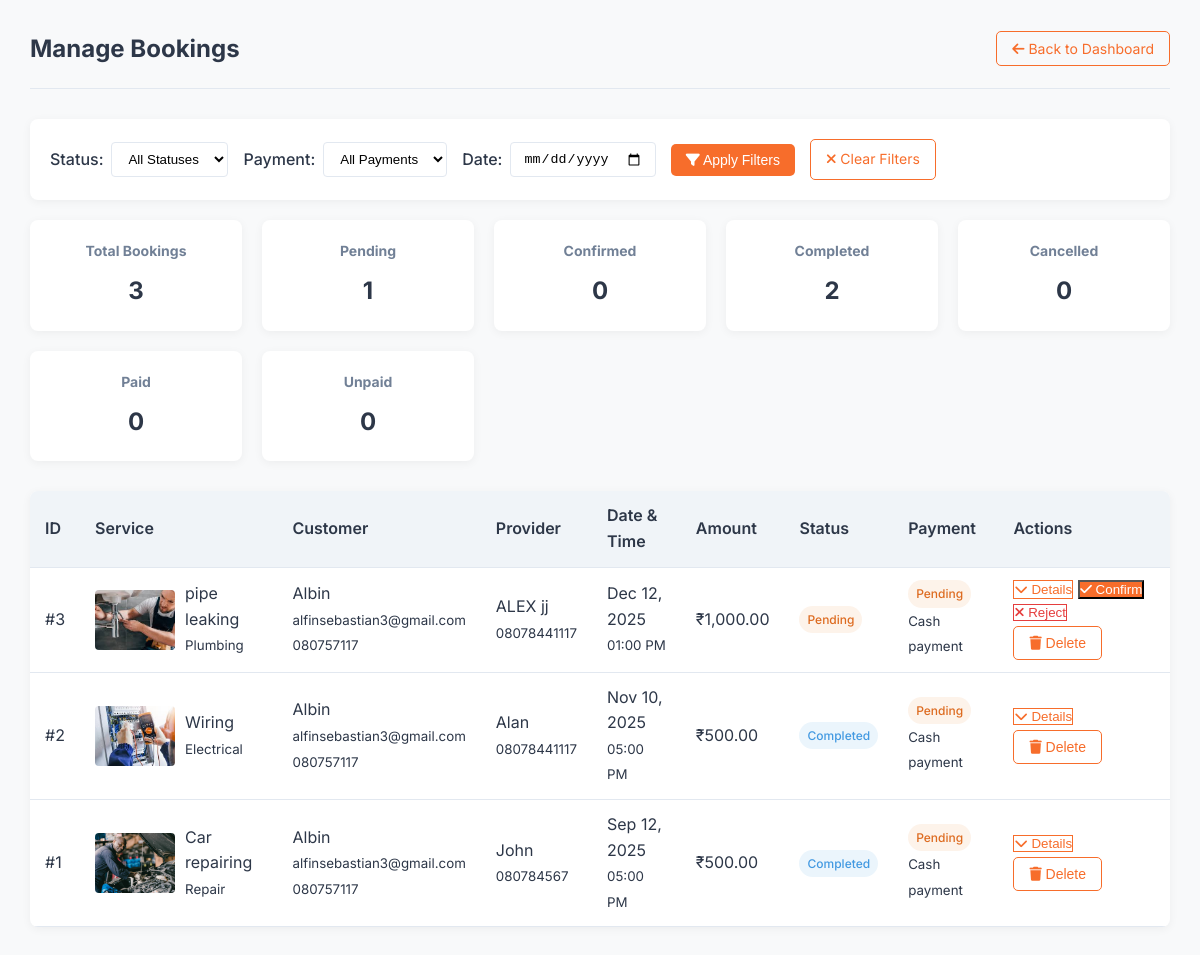
Screenshot of /localservice-main/bookings.php (signed in) with the database file from the repository.
### tables this page shows
CREATE TABLE `bookings` (
  `id` int(11) NOT NULL,
  `user_id` int(11) NOT NULL,
  `provider_id` int(11) NOT NULL,
  `service_id` int(11) NOT NULL,
  `booking_date` datetime NOT NULL,
  `address` text NOT NULL,
  `amount` decimal(10,2) NOT NULL,
  `status` enum('pending','confirmed','completed','cancelled','rejected') DEFAULT 'pending',
  `cancellation_reason` text DEFAULT NULL,
  `payment_type` enum('cash','later') NOT NULL DEFAULT 'cash',
  `payment_status` enum('pending','paid','unpaid') DEFAULT 'pending',
  `admin_notes` text DEFAULT NULL,
  `customer_notes` text DEFAULT NULL,
  `provider_notes` text DEFAULT NULL,
  `created_at` timestamp NOT NULL DEFAULT current_timestamp()
);

CREATE TABLE `services` (
  `id` int(11) NOT NULL,
  `name` varchar(100) NOT NULL,
  `category_id` int(11) NOT NULL,
  `description` text NOT NULL,
  `base_price` decimal(10,2) NOT NULL,
  `duration_minutes` int(11) NOT NULL,
  `image` varchar(255) DEFAULT NULL,
  `created_at` timestamp NOT NULL DEFAULT current_timestamp()
);

CREATE TABLE `service_categories` (
  `id` int(11) NOT NULL,
  `name` varchar(50) NOT NULL,
  `description` text DEFAULT NULL,
  `icon` varchar(50) DEFAULT NULL
);

CREATE TABLE `users` (
  `id` int(11) NOT NULL,
  `name` varchar(100) NOT NULL,
  `email` varchar(100) NOT NULL,
  `password` varchar(255) NOT NULL,
  `role` enum('admin','provider','customer') NOT NULL,
  `phone` varchar(20) NOT NULL,
  `address` text NOT NULL,
  `city` varchar(100) NOT NULL,
  `state` varchar(100) NOT NULL,
  `pincode` varchar(20) NOT NULL,
  `profile_image` varchar(255) DEFAULT NULL,
  `is_active` tinyint(1) DEFAULT 1,
  `created_at` timestamp NOT NULL DEFAULT current_timestamp(),
  `updated_at` timestamp NOT NULL DEFAULT current_timestamp() ON UPDATE current_timestamp()
);

### localservice-main/bookings.php (the view, shortened to what this page needs)
<?php
include 'db.php';
$status_filter = $_GET['status'] ?? 'all';
$date_filter = $_GET['date'] ?? '';
$payment_filter = $_GET['payment_status'] ?? 'all';
$query = "
    SELECT
        b.id, b.booking_date, b.status, b.amount,
        b.cancellation_reason, b.payment_type, b.payment_status, b.address,
        u.name as customer_name, u.email as customer_email, u.phone as customer_phone,
        p.name as provider_name, p.phone as provider_phone,
        s.name as service_name,
        sc.name as category_name,
        (SELECT image_url FROM service_images WHERE service_id = s.id LIMIT 1) as service_image,
        r.rating, r.comment as review_comment
    FROM bookings b
    JOIN users u ON b.user_id = u.id
    JOIN users p ON b.provider_id = p.id
    JOIN services s ON b.service_id = s.id
    JOIN service_categories sc ON s.category_id = sc.id
    LEFT JOIN reviews r ON b.id = r.booking_id
";
$query .= " ORDER BY b.booking_date DESC";
$stmt = $conn->prepare($query);
if (!$stmt->execute()) {
    die("Execute failed: (" . $stmt->errno . ") " . $stmt->error);
}
$bookings = $stmt->get_result();
$counts = $conn->query("
    SELECT
        COUNT(*) as total,
        SUM(status = 'pending') as pending,
        SUM(status = 'confirmed') as confirmed,
        SUM(status = 'completed') as completed,
        SUM(status = 'cancelled') as cancelled,
        SUM(status = 'rejected') as rejected,
        SUM(payment_status = 'paid') as paid,
        SUM(payment_status = 'pending') as payment_pending,
        SUM(payment_status = 'unpaid') as unpaid
    FROM bookings
")->fetch_assoc();
?>
<!DOCTYPE html>
<html lang="en">
<head>
    <link rel="stylesheet" href="https://cdnjs.cloudflare.com/ajax/libs/font-awesome/6.4.0/css/all.min.css">
</head>
<body>
    <div class="dashboard-container">
        <div class="main-content">
            <div class="header">
                <h1>Manage Bookings</h1>
                     <div>
            <a href="admin_dashboard.php" class="btn btn-outline">
                <i class="fas fa-arrow-left"></i> Back to Dashboard
            </a>
                </div>
            </div>
            <form method="GET" class="filter-controls">
                <div class="filter-group">
                    <label for="status">Status:</label>
                    <select name="status" id="status">
                        <option value="all" <?= $status_filter === 'all' ? 'selected' : '' ?>>All Statuses</option>
                    </select>
                </div>
                <div class="filter-group">
                    <label for="payment_status">Payment:</label>
                    <select name="payment_status" id="payment_status">
                        <option value="all" <?= $payment_filter === 'all' ? 'selected' : '' ?>>All Payments</option>
                    </select>
                </div>
                <div class="filter-group">
                    <label for="date">Date:</label>
                    <input type="date" name="date" id="date" value="<?= htmlspecialchars($date_filter) ?>">
                </div>
                <button type="submit" class="btn btn-primary">
                    <i class="fas fa-filter"></i> Apply Filters
                </button>
                <a href="bookings.php" class="btn btn-outline">
                    <i class="fas fa-times"></i> Clear Filters
                </a>
            </form>
            <div class="dashboard-cards">
                <div class="card" onclick="filterByStatus('all')">
                    <h3>Total Bookings</h3>
                    <p><?= $counts['total'] ?></p>
                </div>
                <div class="card" onclick="filterByStatus('pending')">
                    <h3>Pending</h3>
                    <p><?= $counts['pending'] ?></p>
                </div>
                <div class="card" onclick="filterByStatus('confirmed')">
                    <h3>Confirmed</h3>
                    <p><?= $counts['confirmed'] ?></p>
                </div>
                <div class="card" onclick="filterByStatus('completed')">
                    <h3>Completed</h3>
                    <p><?= $counts['completed'] ?></p>
                </div>
                <div class="card" onclick="filterByStatus('cancelled')">
                    <h3>Cancelled</h3>
                    <p><?= $counts['cancelled'] + $counts['rejected'] ?></p>
                </div>
                <div class="card" onclick="filterByPayment('paid')">
                    <h3>Paid</h3>
                    <p><?= $counts['paid'] ?></p>
                </div>
                <div class="card" onclick="filterByPayment('unpaid')">
                    <h3>Unpaid</h3>
                    <p><?= $counts['unpaid'] ?></p>
                </div>
            </div>
            <table class="data-table">
                <thead>
                    <tr>
                        <th>ID</th>
                        <th>Service</th>
                        <th>Customer</th>
                        <th>Provider</th>
                        <th>Date & Time</th>
                        <th>Amount</th>
                        <th>Status</th>
                        <th>Payment</th>
                        <th>Actions</th>
                    </tr>
                </thead>
                <tbody>
                    <?php if ($bookings->num_rows > 0): ?>
                        <?php while ($booking = $bookings->fetch_assoc()):
                            $bookingDate = new DateTime($booking['booking_date']);
                            $date = $bookingDate->format('M d, Y');
                            $time = $bookingDate->format('h:i A');
                        ?>
                            <tr>
                                <td>#<?= $booking['id'] ?></td>
                                <td>
                                    <div style="display: flex; align-items: center; gap: 10px;">
                                        <img src="<?= htmlspecialchars($booking['service_image'] ?? 'https://via.placeholder.com/80x60?text=Service') ?>"
                                             alt="<?= htmlspecialchars($booking['service_name']) ?>"
                                             class="service-image">
                                        <div>
                                            <div><?= htmlspecialchars($booking['service_name']) ?></div>
                                            <small><?= htmlspecialchars($booking['category_name']) ?></small>
                                        </div>
                                    </div>
                                </td>
                                <td>
                                    <?= htmlspecialchars($booking['customer_name']) ?><br>
                                    <small><?= htmlspecialchars($booking['customer_email']) ?></small><br>
                                    <small><?= htmlspecialchars($booking['customer_phone']) ?></small>
                                </td>
                                <td>
                                    <?= htmlspecialchars($booking['provider_name']) ?><br>
                                    <small><?= htmlspecialchars($booking['provider_phone']) ?></small>
                                </td>
                                <td>
                                    <?= $date ?><br>
                                    <small><?= $time ?></small>
                                </td>
                                <td>₹<?= number_format($booking['amount'], 2) ?></td>
                                <td>
                                    <span class="booking-status status-<?= $booking['status'] ?>">
                                        <?= ucfirst($booking['status']) ?>
                                    </span>
                                </td>
                                <td>
                                    <span class="payment-status payment-<?= $booking['payment_status'] ?>">
                                        <?= ucfirst($booking['payment_status']) ?>
                                    </span><br>
                                    <small><?= ucfirst($booking['payment_type']) ?> payment</small>
                                </td>
                                <td>
                                    <div class="action-buttons">
                                        <button onclick="toggleDetails(<?= $booking['id'] ?>)" class="btn-sm btn-outline">
                                            <i class="fas fa-chevron-down"></i> Details
                                        </button>
                                        <?php if ($booking['status'] === 'pending'): ?>
                                            <button class="btn-sm btn-primary" onclick="showStatusModal(<?= $booking['id'] ?>, 'confirm')">
                                                <i class="fas fa-check"></i> Confirm
                                            </button>
                                            <button class="btn-sm btn-outline" style="color: var(--error); border-color: var(--error);"
                                                    onclick="showStatusModal(<?= $booking['id'] ?>, 'reject')">
                                                <i class="fas fa-times"></i> Reject
                                            </button>
                                        <?php endif; ?>
                                        <form method="POST" style="display:inline;">
                                            <button type="submit" name="delete_booking" class="btn btn-outline btn-sm"
                                                    onclick="return confirm('Are you sure you want to delete this booking? This action cannot be undone.');">
                                                <i class="fas fa-trash"></i> Delete
                                            </button>
                                        </form>
                                    </div>
                                </td>
                            </tr>
                        <?php endwhile; ?>
                    <?php endif; ?>
                </tbody>
            </table>
        </div>
    </div>
</body>
</html>

### localservice-main/bookings.php (style rules this page uses)
:root { --primary: #f76d2b; --primary-dark: #e05b1a; --secondary: #2d3748; --accent: #f0f4f8; --text: #2d3748; --light-text: #718096; --border: #e2e8f0; --white: #ffffff; --success: #38a169; --warning: #dd6b20; --error: #e53e3e; }
* { margin: 0; padding: 0; box-sizing: border-box; }
body { font-family: 'Inter', sans-serif; background-color: #f8f9fa; color: var(--text); line-height: 1.6; }
.dashboard-container { display: flex; min-height: 100vh; }
.main-content { flex: 1; padding: 30px; }
.header { display: flex; justify-content: space-between; align-items: center; margin-bottom: 30px; padding-bottom: 20px; border-bottom: 1px solid var(--border); }
.header h1 { font-size: 24px; color: var(--secondary); }
.btn { padding: 8px 15px; border-radius: 5px; text-decoration: none; font-size: 14px; transition: all 0.3s; cursor: pointer; border: none; }
.btn-primary { background-color: var(--primary); color: white; }
.btn-outline { background-color: transparent; border: 1px solid var(--primary); color: var(--primary); }
.dashboard-cards { display: grid; grid-template-columns: repeat(auto-fill, minmax(200px, 1fr)); gap: 20px; margin-bottom: 30px; }
.card { background-color: var(--white); border-radius: 8px; padding: 20px; box-shadow: 0 2px 10px rgba(0,0,0,0.05); text-align: center; cursor: pointer; transition: transform 0.3s; }
.card h3 { font-size: 14px; color: var(--light-text); margin-bottom: 10px; }
.card p { font-size: 24px; font-weight: 700; color: var(--secondary); }
.filter-controls { background-color: var(--white); padding: 20px; border-radius: 8px; box-shadow: 0 2px 10px rgba(0,0,0,0.05); margin-bottom: 20px; display: flex; flex-wrap: wrap; gap: 15px; align-items: center; }
.filter-group { display: flex; align-items: center; gap: 8px; }
.filter-group label { font-weight: 500; color: var(--secondary); }
select, input { padding: 8px 12px; border: 1px solid var(--border); border-radius: 4px; background-color: var(--white); }
.data-table { width: 100%; border-collapse: collapse; background-color: var(--white); box-shadow: 0 2px 10px rgba(0,0,0,0.05); border-radius: 8px; overflow: hidden; }
.data-table th, .data-table td { padding: 12px 15px; text-align: left; border-bottom: 1px solid var(--border); }
.data-table th { background-color: var(--accent); color: var(--secondary); font-weight: 600; }
.booking-status { display: inline-block; padding: 4px 8px; border-radius: 20px; font-size: 12px; font-weight: 500; }
.status-pending { background-color: rgba(237, 137, 54, 0.1); color: var(--warning); }
.status-completed { background-color: rgba(66, 153, 225, 0.1); color: #4299e1; }
.payment-status { display: inline-block; padding: 4px 8px; border-radius: 20px; font-size: 12px; font-weight: 500; }
.payment-pending { background-color: rgba(237, 137, 54, 0.1); color: var(--warning); }
.action-buttons { display: flex; gap: 5px; flex-wrap: wrap; }
.service-image { width: 80px; height: 60px; object-fit: cover; border-radius: 4px; }

### rows the page displays
bookings: id "3", shows a picture, service.name "pipe leaking", service_categories.name "Plumbing", user.name "Albin", user.email "alfinsebastian3@gmail.com", user.phone "080757117", provider.name "ALEX jj", provider.phone "08078441117", booking_date "Dec 12, 2025", booking_date "01:00 PM", amount "1,000.00", status "Pending", payment_status "Pending", payment_type "Cash"
bookings: id "2", shows a picture, service.name "Wiring", service_categories.name "Electrical", user.name "Albin", user.email "alfinsebastian3@gmail.com", user.phone "080757117", provider.name "Alan", provider.phone "08078441117", booking_date "Nov 10, 2025", booking_date "05:00 PM", amount "500.00", status "Completed", payment_status "Pending", payment_type "Cash"
bookings: id "1", shows a picture, service.name "Car repairing", service_categories.name "Repair", user.name "Albin", user.email "alfinsebastian3@gmail.com", user.phone "080757117", provider.name "John", provider.phone "080784567", booking_date "Sep 12, 2025", booking_date "05:00 PM", amount "500.00", status "Completed", payment_status "Pending", payment_type "Cash"

### other values shown
$counts['total'] "3"
$counts['pending'] "1"
$counts['confirmed'] "0"
$counts['completed'] "2"
$counts['cancelled'] + $counts['rejected'] "0"
$counts['paid'] "0"
$counts['unpaid'] "0"
